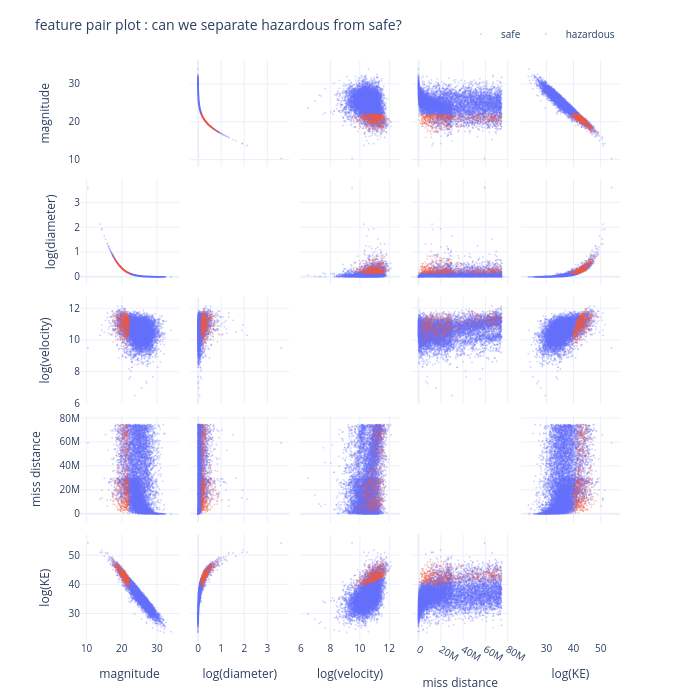

Notebook source saved alongside this figure:
### Markdown cell above
### feature separability

a quick pair plot of the most important features, colored by hazardous status. if the classes separate well visually in any 2D projection, that's a good sign our model will be able to learn the boundary

we use the log-transformed features here since they have nicer distributions for visualization

> how to read it

- it’s a grid. it compares every feature against every other feature.

- the diagonal line (top-left to bottom-right) just shows the distribution of that single feature.

### Code cell
# pair plot using plotly scatter matrix
pair_features = ["absolute_magnitude_h", "log_diameter", "log_velocity",
                 "miss_distance_km", "log_kinetic_energy"]

fig = px.scatter_matrix(
    df,
    dimensions=pair_features,
    color="hazard_label",
    color_discrete_map={"safe": "#636EFA", "hazardous": "#EF553B"},
    title="feature pair plot : can we separate hazardous from safe?",
    labels={
        "absolute_magnitude_h": "magnitude",
        "log_diameter": "log(diameter)",
        "log_velocity": "log(velocity)",
        "miss_distance_km": "miss distance",
        "log_kinetic_energy": "log(KE)",
    },
    opacity=0.3,
)
fig.update_traces(
    diagonal_visible=False,
    marker=dict(size=2),
)
fig.update_layout(
    template="plotly_white",
    height=700,
    width=700,
    margin=dict(t=60, b=40),
    font=dict(size=10),
    legend=dict(
        title="",
        orientation="h",
        yanchor="bottom",
        y=1.02,
        xanchor="right",
        x=1,
    ),
)
fig.show()

### Figure 1 — Plotly figure (JSON) as saved in the notebook; plotly's stock layout.template omitted (floating-point values rounded to 4 significant figures; data arrays with more than 128 entries replaced by an {"elided": "..."} marker saying what was removed)
{"data": [{"diagonal": {"visible": false}, "dimensions": [{"axis": {"matches": true}, "label": "magnitude", "values": {"elided": "10112 float values"}}, {"axis": {"matches": true}, "label": "log(diameter)", "values": {"elided": "10112 float values"}}, {"axis": {"matches": true}, "label": "log(velocity)", "values": {"elided": "10112 float values"}}, {"axis": {"matches": true}, "label": "miss distance", "values": {"elided": "10112 float values"}}, {"axis": {"matches": true}, "label": "log(KE)", "values": {"elided": "10112 float values"}}], "hovertemplate": "hazard_label=safe<br>%{xaxis.title.text}=%{x}<br>%{yaxis.title.text}=%{y}<extra></extra>", "legendgroup": "safe", "marker": {"color": "#636EFA", "opacity": 0.3, "size": 2, "symbol": "circle"}, "name": "safe", "showlegend": true, "type": "splom"}, {"diagonal": {"visible": false}, "dimensions": [{"axis": {"matches": true}, "label": "magnitude", "values": {"elided": "511 float values"}}, {"axis": {"matches": true}, "label": "log(diameter)", "values": {"elided": "511 float values"}}, {"axis": {"matches": true}, "label": "log(velocity)", "values": {"elided": "511 float values"}}, {"axis": {"matches": true}, "label": "miss distance", "values": {"elided": "511 float values"}}, {"axis": {"matches": true}, "label": "log(KE)", "values": {"elided": "511 float values"}}], "hovertemplate": "hazard_label=hazardous<br>%{xaxis.title.text}=%{x}<br>%{yaxis.title.text}=%{y}<extra></extra>", "legendgroup": "hazardous", "marker": {"color": "#EF553B", "opacity": 0.3, "size": 2, "symbol": "circle"}, "name": "hazardous", "showlegend": true, "type": "splom"}], "layout": {"dragmode": "select", "font": {"size": 10}, "height": 700, "legend": {"orientation": "h", "title": {"text": ""}, "tracegroupgap": 0, "x": 1, "xanchor": "right", "y": 1.02, "yanchor": "bottom"}, "margin": {"b": 40, "t": 60}, "title": {"text": "feature pair plot : can we separate hazardous from safe?"}, "width": 700}}
